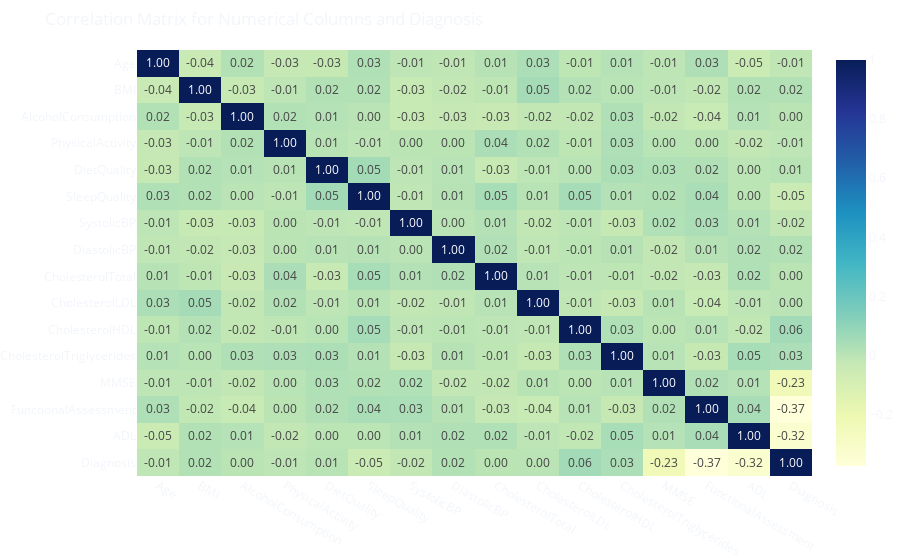

This figure's notebook cell:
### Markdown cell above
##### 4.4.6 Numerical Columns Correlation vs. Target

### Code cell
numerical_columns = [column for column in alz_dis_df_train.columns if alz_dis_df_train[column].nunique() > 4] + ["Diagnosis"]

num_data_df = alz_dis_df_train[numerical_columns]

num_corr = num_data_df.corr()

htmp_num = plotly.express.imshow(
    num_corr,
    aspect="auto",
    title="Correlation Matrix for Numerical Columns and Diagnosis",
    text_auto=".2f",
    color_continuous_scale="YlGnBu"
)

htmp_num.update_layout(
    plot_bgcolor="rgba(0,0,0,0)",
    paper_bgcolor="rgba(0,0,0,0)",
    margin={"l":0,"r":0,"t":50,"b":0},
    height=600,
    template="plotly_dark",
    hovermode="closest"
)

htmp_num.show()

### Figure 1 — Plotly figure (JSON) as saved in the notebook; plotly's stock layout.template omitted (floating-point values rounded to 4 significant figures; data arrays with more than 128 entries replaced by an {"elided": "..."} marker saying what was removed)
{"data": [{"coloraxis": "coloraxis", "hovertemplate": "x: %{x}<br>y: %{y}<br>color: %{z}<extra></extra>", "name": "0", "texttemplate": "%{z:.2f}", "type": "heatmap", "x": ["Age", "BMI", "AlcoholConsumption", "PhysicalActivity", "DietQuality", "SleepQuality", "SystolicBP", "DiastolicBP", "CholesterolTotal", "CholesterolLDL", "CholesterolHDL", "CholesterolTriglycerides", "MMSE", "FunctionalAssessment", "ADL", "Diagnosis"], "xaxis": "x", "y": ["Age", "BMI", "AlcoholConsumption", "PhysicalActivity", "DietQuality", "SleepQuality", "SystolicBP", "DiastolicBP", "CholesterolTotal", "CholesterolLDL", "CholesterolHDL", "CholesterolTriglycerides", "MMSE", "FunctionalAssessment", "ADL", "Diagnosis"], "yaxis": "y", "z": {"elided": "16x16 float values"}}], "layout": {"autosize": true, "coloraxis": {"colorscale": [[0, "rgb(255,255,217)"], [0.125, "rgb(237,248,177)"], [0.25, "rgb(199,233,180)"], [0.375, "rgb(127,205,187)"], [0.5, "rgb(65,182,196)"], [0.625, "rgb(29,145,192)"], [0.75, "rgb(34,94,168)"], [0.875, "rgb(37,52,148)"], [1, "rgb(8,29,88)"]]}, "hovermode": "closest", "margin": {"b": 0, "l": 0, "r": 0, "t": 50}, "paper_bgcolor": "rgba(0, 0, 0, 0)", "plot_bgcolor": "rgba(0, 0, 0, 0)", "title": {"text": "Correlation Matrix for Numerical Columns and Diagnosis"}, "xaxis": {"anchor": "y", "autorange": true, "domain": [0, 1], "range": [-0.5, 15.5], "type": "category"}, "yaxis": {"anchor": "x", "autorange": true, "domain": [0, 1], "range": [15.5, -0.5], "type": "category"}}}
